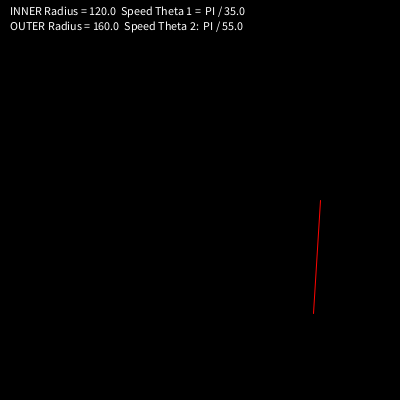
Frame 1 (no input)
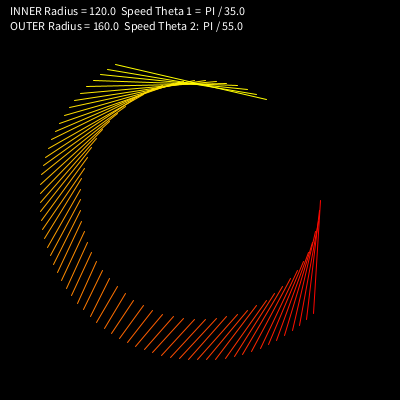
Frame 60 (the mouse pressed at the canvas centre just before this capture)
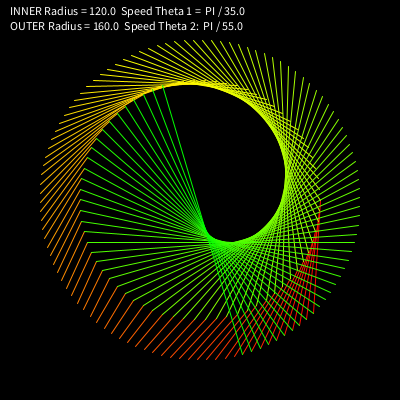
Frame 120 (the mouse held since frame 60 and released just before this capture)

The Processing sketch that drew these frames (run headless with seeded random() and noise(); from frame 60 on, the mouse is pressed at the canvas centre):

// Processing sketch: q2
// ── q2.pde
//Q2
float x1, y1, x2, y2;
float circleColor = 0;

//attributes of the two circles - change to get differnt outputs
float r1 = 120, r2=160;
float theta1 = 0, theta2 = PI/4;
float speedTh1 = PI/35, speedTh2 = PI/55;  

void setup(){
  size(400,400);
  background(0);
  stroke(255,255,0,50);  // line color
  fill(255);             // text color
  text("INNER Radius = " + r1 + "  Speed Theta 1 =  PI / " + PI/speedTh1, 10,15);
  text("OUTER Radius = " + r2 + "  Speed Theta 2:  PI / " + PI/speedTh2, 10,30);
  colorMode(HSB,360,100,100);
}
void draw(){
  translate(width/2,height/2);
  x1 = r1 * cos(theta1);
  y1 = r1 * sin(theta1);
  x2 = r2 * cos(theta2);
  y2 = r2 * sin(theta2);
  if(circleColor < 360) {
    circleColor++;
  }
  else {
    circleColor = 0;
  }
  stroke(circleColor,100,100);
  line(x1,y1,x2,y2);
  theta1 = theta1 + speedTh1;
  theta2 = theta2 + speedTh2;
}
